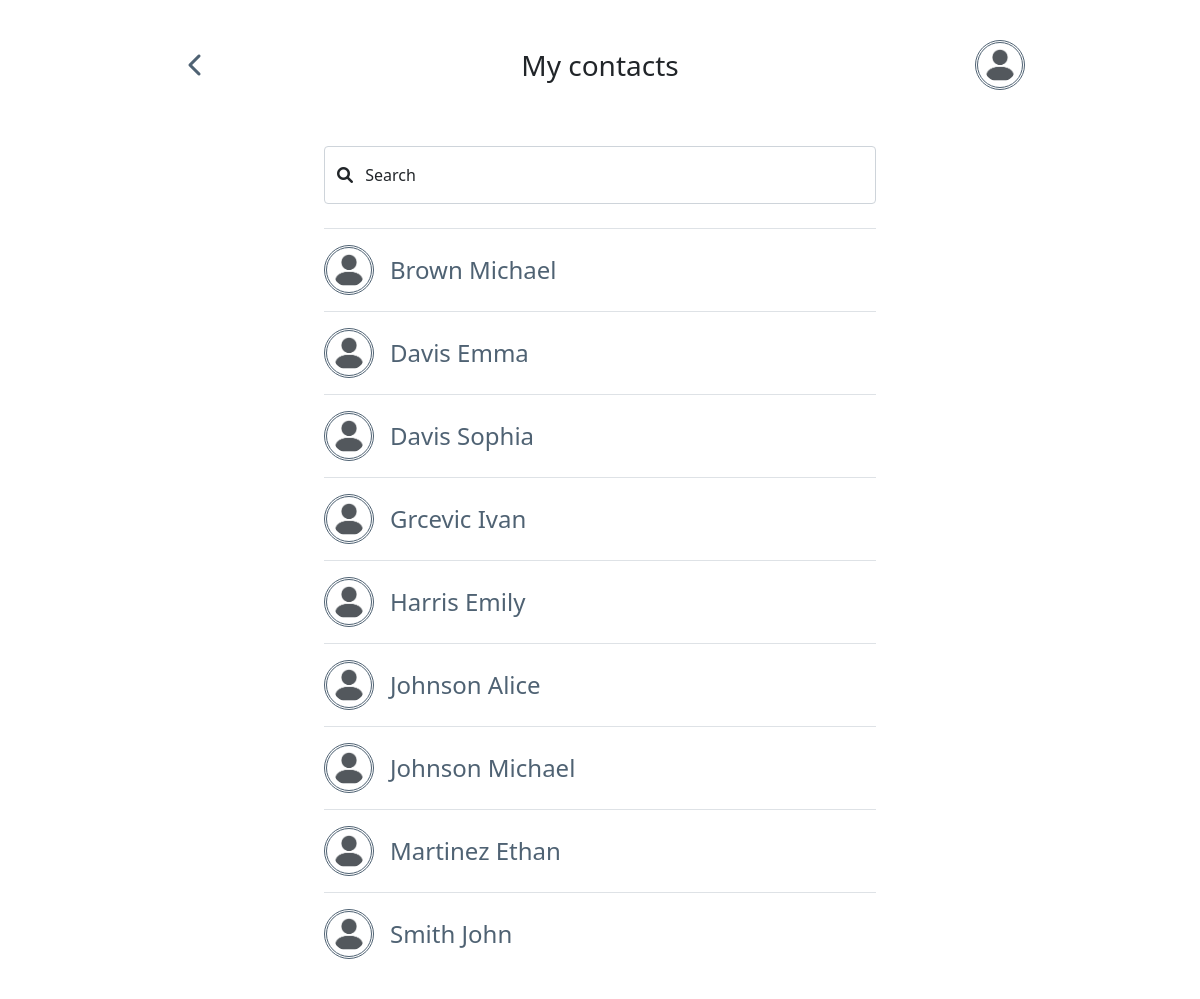
Before: /contact-list/1 (signed in) with the older database file.
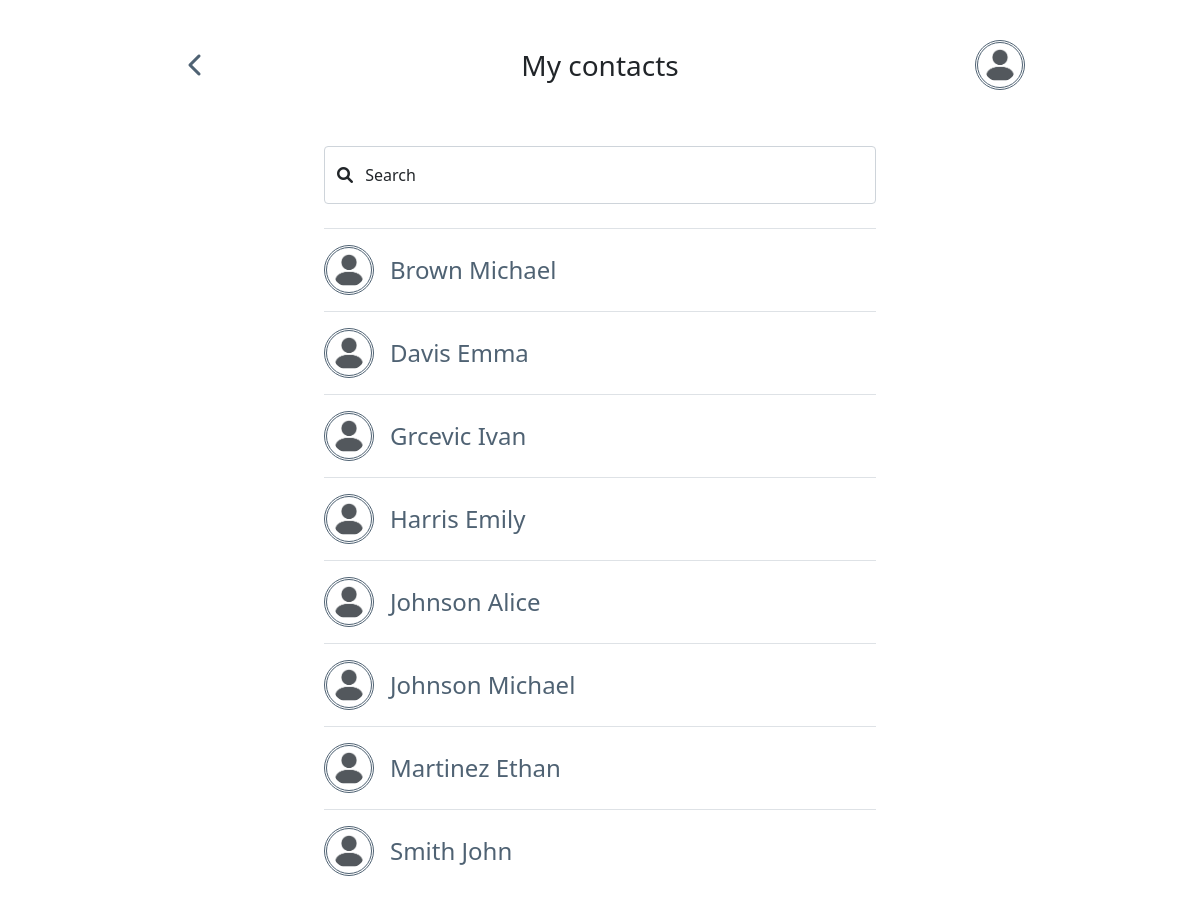
After: the same page with the newer database file.
### tables this page shows
CREATE TABLE lists_profiles (
    profile_id INTEGER NOT NULL,
    list_id INTEGER NOT NULL,
    FOREIGN KEY (profile_id) REFERENCES profiles (id),
    FOREIGN KEY (list_id) REFERENCES lists (id)
);

CREATE TABLE profiles (
    id INTEGER PRIMARY KEY,
    profile_name TEXT NOT NULL,
    first_name TEXT,
    last_name TEXT,
    number TEXT,
    address TEXT,
    email TEXT,
    image TEXT,
    user_id INTEGER NOT NULL,
    FOREIGN KEY (user_id) REFERENCES users (id)
);

### app.py (the view)
@app.route("/contact-list/<int:list_id>", methods=["GET", "POST"])
@login_required
def contact_list_route(list_id):
  return contact_list(list_id)

### app.py (called while the page is built)
@app.after_request
def after_request(response):
  response.headers["Cache-Control"] = "no-cache, no-store, must-revalidate"
  response.headers["Expires"] = 0
  response.headers["Pragma"] = "no-cache"
  return response

### contact.py (called while the page is built)
def contact_list(list_id):
  list_id = int(list_id)
  profiles = db.execute(
    "SELECT * FROM profiles JOIN lists_profiles AS lp ON lp.profile_id = profiles.id JOIN lists ON lp.list_id = lists.id WHERE lists.id = ? ORDER BY last_name",
    list_id,
  )
  lists = db.execute("SELECT * FROM lists WHERE id = ?", list_id)
  list_name = lists[0]["list_name"]
  if profiles:
    avatar = profiles[0]["image"]
  else:
    avatar = "/static/user-avatar.png"
  return render_template(
    "contact-list.html",
    list_id=list_id,
    profiles=profiles,
    list_name=list_name,
    avatar=avatar,
  )

### helpers.py (called while the page is built, shortened)
def login_required(f):
  @wraps(f)
  def decorated_function(*args, **kwargs):
    return f(*args, **kwargs)
  return decorated_function

### templates/contact-list.html (shortened to what this page needs)
{% extends "layout.html" %}
{% block nav %}
<div class="container-fluid">
  <a href="/">
    <i class="fa-solid fa-chevron-left fa-xl me-2"></i>
  </a>
</div>
<div class="container-fluid">
  <p class="logo fs-3 p-0">{{ list_name }}</p>
</div>
<div class="container">
  <a href="/user-detail" class="user-icon"><img src="/{{ avatar }}" alt="avatar"></a>
</div>
{% endblock %}
{% block main %}
<section id="contact">
  <div class="container pb-2 px-4">
    <div class="form-floating mb-3">
      <input type="search" class="form-control" id="search" placeholder="Search" onkeyup="searchInput()">
      <label for="search">
      </label>
    </div>
  </div>
  <div class="container px-4">
    <div id="searchResults">
      {% for profile in profiles %}
      <div class="profile d-flex justify-content-between border-top py-3">
        <a href="/profile-detail/{{ profile.profile_id }}" class="d-flex w-100 align-items-center">
          <div class="user-icon me-3">
            <img src="/static/user-avatar.png" alt="User avatar" />
          </div>
          <div class="list-item-content">
            <p class="m-0 fs-4">{{ profile.last_name }} {{ profile.first_name }}</p>
          </div>
        </a>
      </div>
      {% endfor %}
    </div>
  </div>
</section>
{% endblock %}

Changed rows visible on the page:
removed lists_profiles: last_name "Davis", first_name "Sophia"
